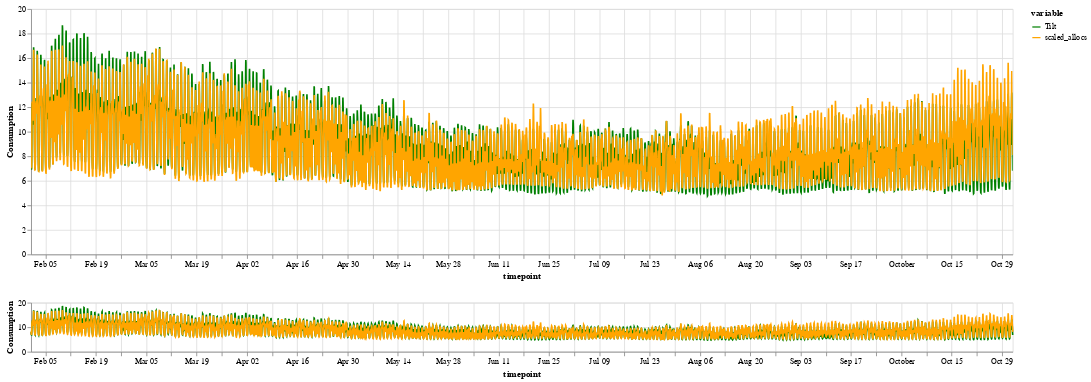

Notebook source saved alongside this figure:
### Code cell
import altair as alt
alt.data_transformers.enable("vegafusion")

col = ["Tilt", "scaled_allocs"]

color_dict = {
    "y": "blue",
    "Tilt": "green",
    "scaled_allocs": "orange",
    "GE": "black",
}

df_ = results_df.copy()
df_ = df_.reset_index().melt(id_vars=["timepoint"], value_vars=col)

base = (
    alt.Chart(df_)
    .mark_line()
    .encode(
        x=alt.X("timepoint:T"),
        y=alt.Y("value:Q", title="Consumption"),
        color=alt.Color(
            "variable:N", scale=alt.Scale(range=[color_dict[var] for var in col])
        ),
    )
    .properties(width=1200, height=300)
)

brush = alt.selection_interval(encodings=["x"])
upper = base.encode(alt.X("timepoint:T").scale(domain=brush))

lower = base.properties(width=1200, height=60).add_params(brush)

chart = alt.vconcat(upper, lower)
alt.vconcat(upper, lower)

### Figure 1 — Vega specification as saved in the notebook (floating-point values rounded to 4 significant figures; data arrays with more than 128 entries replaced by an {"elided": "..."} marker saying what was removed)
{"$schema": "https://vega.github.io/schema/vega/v5.json", "data": [{"name": "param_5_store"}, {"name": "source_0", "values": {"elided": "13104 records"}, "transform": [{"type": "formula", "expr": "toDate(datum['timepoint'])", "as": "timepoint"}]}, {"name": "source_0_color_domain_variable", "values": [{"variable": "Tilt"}, {"variable": "scaled_allocs"}]}, {"name": "source_0_concat_0_y_domain_value", "values": [{"min": 4.763, "max": 18.67}]}, {"name": "source_0_view_10_y_domain_value", "values": [{"min": 4.763, "max": 18.67}]}], "signals": [{"name": "concat_0_height", "value": 300}, {"name": "view_10_height", "value": 60}, {"name": "unit", "value": {}, "on": [{"events": "pointermove", "update": "isTuple(group()) ? group() : unit"}]}, {"name": "param_5", "update": "vlSelectionResolve(\"param_5_store\", \"union\")"}], "marks": [{"type": "group", "name": "concat_0_group", "encode": {"update": {"width": {"signal": "width"}, "height": {"signal": "concat_0_height"}}}, "marks": [{"type": "group", "name": "concat_0_pathgroup", "from": {"facet": {"data": "source_0", "name": "faceted_path_concat_0_main", "groupby": ["variable"]}}, "encode": {"update": {"width": {"field": {"signal": null, "datum": null, "group": "width", "parent": null}}, "height": {"field": {"signal": null, "datum": null, "group": "height", "parent": null}}}}, "marks": [{"type": "line", "name": "concat_0_marks", "from": {"data": "faceted_path_concat_0_main"}, "sort": {"field": "x"}, "encode": {"update": {"stroke": {"field": "variable", "scale": "color"}, "x": {"field": "timepoint", "scale": "concat_0_x"}, "y": {"field": "value", "scale": "concat_0_y"}, "defined": {"signal": "isValid(datum[\"timepoint\"]) && isFinite(+datum[\"timepoint\"]) && isValid(datum[\"value\"]) && isFinite(+datum[\"value\"])"}}}, "interactive": false, "clip": true, "style": ["line"]}]}], "axes": [{"scale": "concat_0_x", "maxExtent": 0, "gridScale": "concat_0_y", "labels": false, "minExtent": 0, "ticks": false, "domain": false, "aria": false, "zindex": 0, "tickCount": {"signal": "ceil(width/40)"}, "grid": true, "orient": "bottom"}, {"scale": "concat_0_y", "tickCount": {"signal": "ceil(concat_0_height/40)"}, "minExtent": 0, "aria": false, "orient": "left", "gridScale": "concat_0_x", "domain": false, "grid": true, "ticks": false, "labels": false, "maxExtent": 0, "zindex": 0}, {"scale": "concat_0_x", "orient": "bottom", "labelOverlap": true, "title": "timepoint", "grid": false, "labelFlush": true, "tickCount": {"signal": "ceil(width/40)"}, "zindex": 0}, {"scale": "concat_0_y", "zindex": 0, "grid": false, "title": "Consumption", "labelOverlap": true, "orient": "left", "tickCount": {"signal": "ceil(concat_0_height/40)"}}], "style": "cell"}, {"type": "group", "name": "view_10_group", "encode": {"update": {"height": {"signal": "view_10_height"}, "width": {"signal": "width"}}}, "signals": [{"name": "param_5_x", "value": [], "on": [{"events": {"source": "scope", "filter": ["!event.item || event.item.mark.name !== \"param_5_brush\""], "type": "pointerdown"}, "update": "[x(unit), x(unit)]"}, {"events": {"source": "window", "between": [{"source": "scope", "filter": ["!event.item || event.item.mark.name !== \"param_5_brush\""], "type": "pointerdown"}, {"source": "window", "type": "pointerup"}], "type": "pointermove", "consume": true}, "update": "[param_5_x[0], clamp(x(unit), 0, width)]"}, {"events": {"signal": "param_5_scale_trigger"}, "update": "[scale(\"view_10_x\", param_5_timepoint[0]), scale(\"view_10_x\", param_5_timepoint[1])]"}, {"events": [{"source": "view", "type": "dblclick"}], "update": "[0, 0]"}, {"events": {"signal": "param_5_translate_delta"}, "update": "clampRange(panLinear(param_5_translate_anchor.extent_x, param_5_translate_delta.x / span(param_5_translate_anchor.extent_x)), 0, width)"}, {"events": {"signal": "param_5_zoom_delta"}, "update": "clampRange(zoomLinear(param_5_x, param_5_zoom_anchor.x, param_5_zoom_delta), 0, width)"}]}, {"name": "param_5_timepoint", "on": [{"events": {"signal": "param_5_x"}, "update": "param_5_x[0] === param_5_x[1] ? null : invert(\"view_10_x\", param_5_x)"}]}, {"name": "param_5_scale_trigger", "value": {}, "on": [{"events": [{"scale": "view_10_x"}], "update": "(!isArray(param_5_timepoint) || (+invert(\"view_10_x\", param_5_x)[0] === +param_5_timepoint[0] && +invert(\"view_10_x\", param_5_x)[1] === +param_5_timepoint[1])) ? param_5_scale_trigger : {}"}]}, {"name": "param_5_tuple", "on": [{"events": [{"signal": "param_5_timepoint"}], "update": "param_5_timepoint ? {unit: \"view_10\", fields: param_5_tuple_fields, values: [param_5_timepoint]} : null"}]}, {"name": "param_5_tuple_fields", "value": [{"field": "timepoint", "channel": "x", "type": "R"}]}, {"name": "param_5_translate_anchor", "value": {}, "on": [{"events": [{"source": "scope", "markname": "param_5_brush", "type": "pointerdown"}], "update": "{x: x(unit), y: y(unit), extent_x: slice(param_5_x)}"}]}, {"name": "param_5_translate_delta", "value": {}, "on": [{"events": [{"source": "window", "between": [{"source": "scope", "markname": "param_5_brush", "type": "pointerdown"}, {"source": "window", "type": "pointerup"}], "type": "pointermove", "consume": true}], "update": "{x: param_5_translate_anchor.x - x(unit), y: param_5_translate_anchor.y - y(unit)}"}]}, {"name": "param_5_zoom_anchor", "on": [{"events": [{"source": "scope", "markname": "param_5_brush", "type": "wheel", "consume": true}], "update": "{x: x(unit), y: y(unit)}"}]}, {"name": "param_5_zoom_delta", "on": [{"events": [{"source": "scope", "markname": "param_5_brush", "type": "wheel", "consume": true}], "update": "pow(1.001, event.deltaY * pow(16, event.deltaMode))", "force": true}]}, {"name": "param_5_modify", "on": [{"events": {"signal": "param_5_tuple"}, "update": "modify(\"param_5_store\", param_5_tuple, true)"}]}], "marks": [{"type": "rect", "name": "param_5_brush_bg", "encode": {"enter": {"fill": {"value": "#333"}, "fillOpacity": {"value": 0.125}}, "update": {"x2": [{"signal": "param_5_x[1]", "test": "data(\"param_5_store\").length && data(\"param_5_store\")[0].unit === \"view_10\""}, {"value": 0}], "y": [{"value": 0, "test": "data(\"param_5_store\").length && data(\"param_5_store\")[0].unit === \"view_10\""}, {"value": 0}], "x": [{"signal": "param_5_x[0]", "test": "data(\"param_5_store\").length && data(\"param_5_store\")[0].unit === \"view_10\""}, {"value": 0}], "y2": [{"field": {"signal": null, "datum": null, "group": "height", "parent": null}, "test": "data(\"param_5_store\").length && data(\"param_5_store\")[0].unit === \"view_10\""}, {"value": 0}]}}, "clip": true}, {"type": "group", "name": "view_10_pathgroup", "from": {"facet": {"data": "source_0", "name": "faceted_path_view_10_main", "groupby": ["variable"]}}, "encode": {"update": {"width": {"field": {"signal": null, "datum": null, "group": "width", "parent": null}}, "height": {"field": {"signal": null, "datum": null, "group": "height", "parent": null}}}}, "marks": [{"type": "line", "name": "view_10_marks", "from": {"data": "faceted_path_view_10_main"}, "sort": {"field": "x"}, "encode": {"update": {"stroke": {"field": "variable", "scale": "color"}, "y": {"field": "value", "scale": "view_10_y"}, "defined": {"signal": "isValid(datum[\"timepoint\"]) && isFinite(+datum[\"timepoint\"]) && isValid(datum[\"value\"]) && isFinite(+datum[\"value\"])"}, "x": {"field": "timepoint", "scale": "view_10_x"}}}, "style": ["line"], "interactive": true}]}, {"type": "rect", "name": "param_5_brush", "encode": {"update": {"x": [{"signal": "param_5_x[0]", "test": "data(\"param_5_store\").length && data(\"param_5_store\")[0].unit === \"view_10\""}, {"value": 0}], "y2": [{"field": {"signal": null, "datum": null, "group": "height", "parent": null}, "test": "data(\"param_5_store\").length && data(\"param_5_store\")[0].unit === \"view_10\""}, {"value": 0}], "stroke": [{"value": "white", "test": "param_5_x[0] !== param_5_x[1]"}, {}], "x2": [{"signal": "param_5_x[1]", "test": "data(\"param_5_store\").length && data(\"param_5_store\")[0].unit === \"view_10\""}, {"value": 0}], "y": [{"value": 0, "test": "data(\"param_5_store\").length && data(\"param_5_store\")[0].unit === \"view_10\""}, {"value": 0}]}, "enter": {"cursor": {"value": "move"}, "fill": {"value": "transparent"}}}, "clip": true}], "axes": [{"scale": "view_10_x", "zindex": 0, "orient": "bottom", "gridScale": "view_10_y", "domain": false, "ticks": false, "minExtent": 0, "labels": false, "aria": false, "grid": true, "tickCount": {"signal": "ceil(width/40)"}, "maxExtent": 0}, {"scale": "view_10_y", "minExtent": 0, "orient": "left", "gridScale": "view_10_x", "domain": false, "tickCount": {"signal": "ceil(view_10_height/40)"}, "labels": false, "maxExtent": 0, "aria": false, "grid": true, "zindex": 0, "ticks": false}, {"scale": "view_10_x", "title": "timepoint", "labelOverlap": true, "zindex": 0, "tickCount": {"signal": "ceil(width/40)"}, "grid": false, "orient": "bottom", "labelFlush": true}, {"scale": "view_10_y", "title": "Consumption", "grid": false, "labelOverlap": true, "tickCount": {"signal": "ceil(view_10_height/40)"}, "orient": "left", "zindex": 0}], "style": "cell"}], "scales": [{"name": "color", "type": "ordinal", "domain": {"data": "source_0_color_domain_variable", "field": "variable", "sort": true}, "range": ["green", "orange"]}, {"name": "concat_0_x", "type": "time", "domain": {"data": "source_0", "field": "timepoint"}, "range": [0, {"signal": "width"}], "domainRaw": {"signal": "param_5[\"timepoint\"]"}}, {"name": "concat_0_y", "type": "linear", "domain": [{"signal": "(data(\"source_0_concat_0_y_domain_value\")[0] || {}).min"}, {"signal": "(data(\"source_0_concat_0_y_domain_value\")[0] || {}).max"}], "range": [{"signal": "concat_0_height"}, 0], "zero": true, "nice": true}, {"name": "view_10_x", "type": "time", "domain": {"data": "source_0", "field": "timepoint"}, "range": [0, {"signal": "width"}]}, {"name": "view_10_y", "type": "linear", "domain": [{"signal": "(data(\"source_0_view_10_y_domain_value\")[0] || {}).min"}, {"signal": "(data(\"source_0_view_10_y_domain_value\")[0] || {}).max"}], "range": [{"signal": "view_10_height"}, 0], "nice": true, "zero": true}], "legends": [{"stroke": "color", "symbolType": "stroke", "title": "variable"}], "padding": 5, "background": "white", "width": 1200, "layout": {"padding": 20, "columns": 1, "bounds": "full", "align": "each"}}
